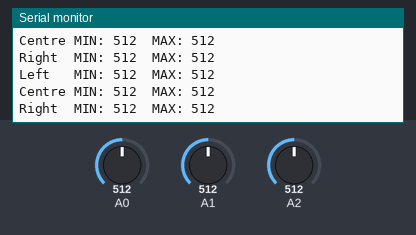
This sketch was run on a simulated Arduino Uno, built with avr-gcc and run on an emulated ATmega328P. Parts: the last lines printed to the serial monitor. Inputs (shaded band) come from the test bench; at power-on: A0 = 512, A1 = 512, A2 = 512.

Above: at 1.2 s.
1.3 s: A0 set to 716
At 2.6 s:
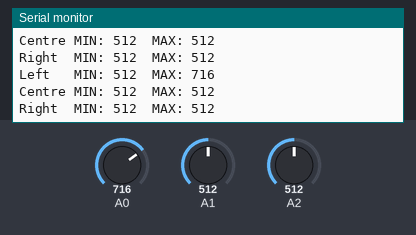
2.8 s: A1 set to 716
At 3.5 s:
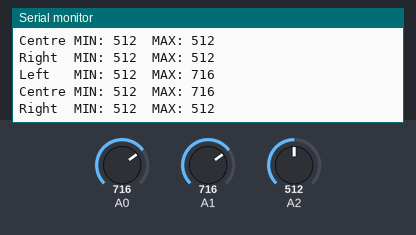
4.3 s: A2 set to 716
At 5.6 s:
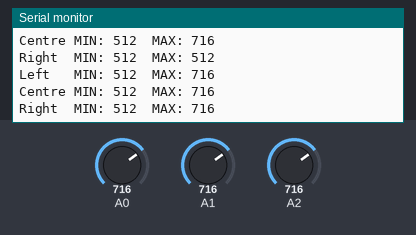
5.8 s: A0 set to 900
At 6.9 s:
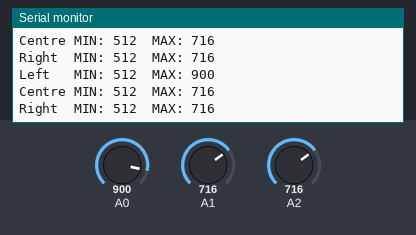
7.3 s: A1 set to 900
At 8.6 s:
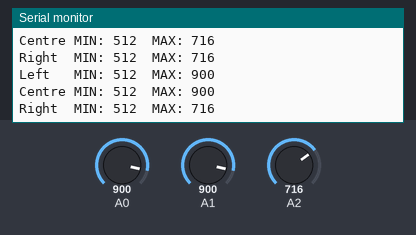
8.8 s: A2 set to 900
At 9.5 s:
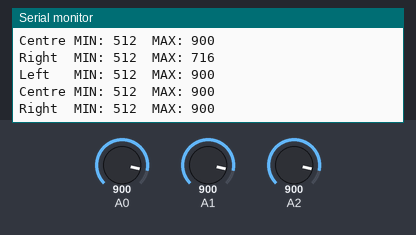
Timing chart, 0 to 11.3 s (numbered marks = the images above; inputs shaded):
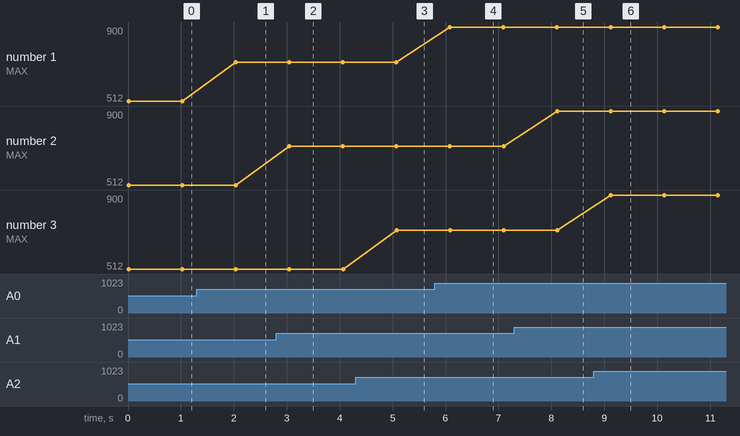

Measured:
- after the input at 1.3 s, the serial monitor: prints a new line after 0.73 s (image 1)
- after the input at 2.8 s, the serial monitor: prints a new line after 0.25 s (image 2)
- after the input at 4.3 s, the serial monitor: prints a new line after 0.77 s (image 3)
- after the input at 5.8 s, the serial monitor: prints a new line after 0.28 s (image 4)
- after the input at 7.3 s, the serial monitor: prints a new line after 0.81 s (image 5)
- after the input at 8.8 s, the serial monitor: prints a new line after 0.32 s (image 6)
- plotted number 1: 512 → 716 after the input at 1.3 s, 716 → 900 after the input at 5.8 s

The sketch:

sensor_manual_calibration.ino
```cpp
int left = 8;
int centre = 9;
int right = 10;

int left_max = 0, centre_max = 0, right_max = 0;
int left_min = 2000, centre_min = 2000, right_min = 2000;


void setup() {
  // put your setup code here, to run once:
  Serial.begin(115200);
}

int read_channel(int ch) {
  unsigned long val = 0;
  for(int i = 0; i < 32; i++) {
    val += analogRead(ch);
  }
  return (val >> 5);
}

void loop() {
  // put your main code here, to run repeatedly:

  int rd = read_channel(left);
  if(rd > left_max) left_max = rd;
  if(rd < left_min) left_min = rd;

  rd = read_channel(centre);
  if(rd > centre_max) centre_max = rd;
  if(rd < centre_min) centre_min = rd;

  rd = read_channel(right);
  if(rd > right_max) right_max = rd;
  if(rd < right_min) right_min = rd;


  Serial.print("Left   MIN: ");
  Serial.print(left_min);
  Serial.print("  MAX: ");
  Serial.println(left_max);

  Serial.print("Centre MIN: ");
  Serial.print(centre_min);
  Serial.print("  MAX: ");
  Serial.println(centre_max);

  Serial.print("Right  MIN: ");
  Serial.print(right_min);
  Serial.print("  MAX: ");
  Serial.println(right_max);

  Serial.println();
  delay(1000);
}
```
